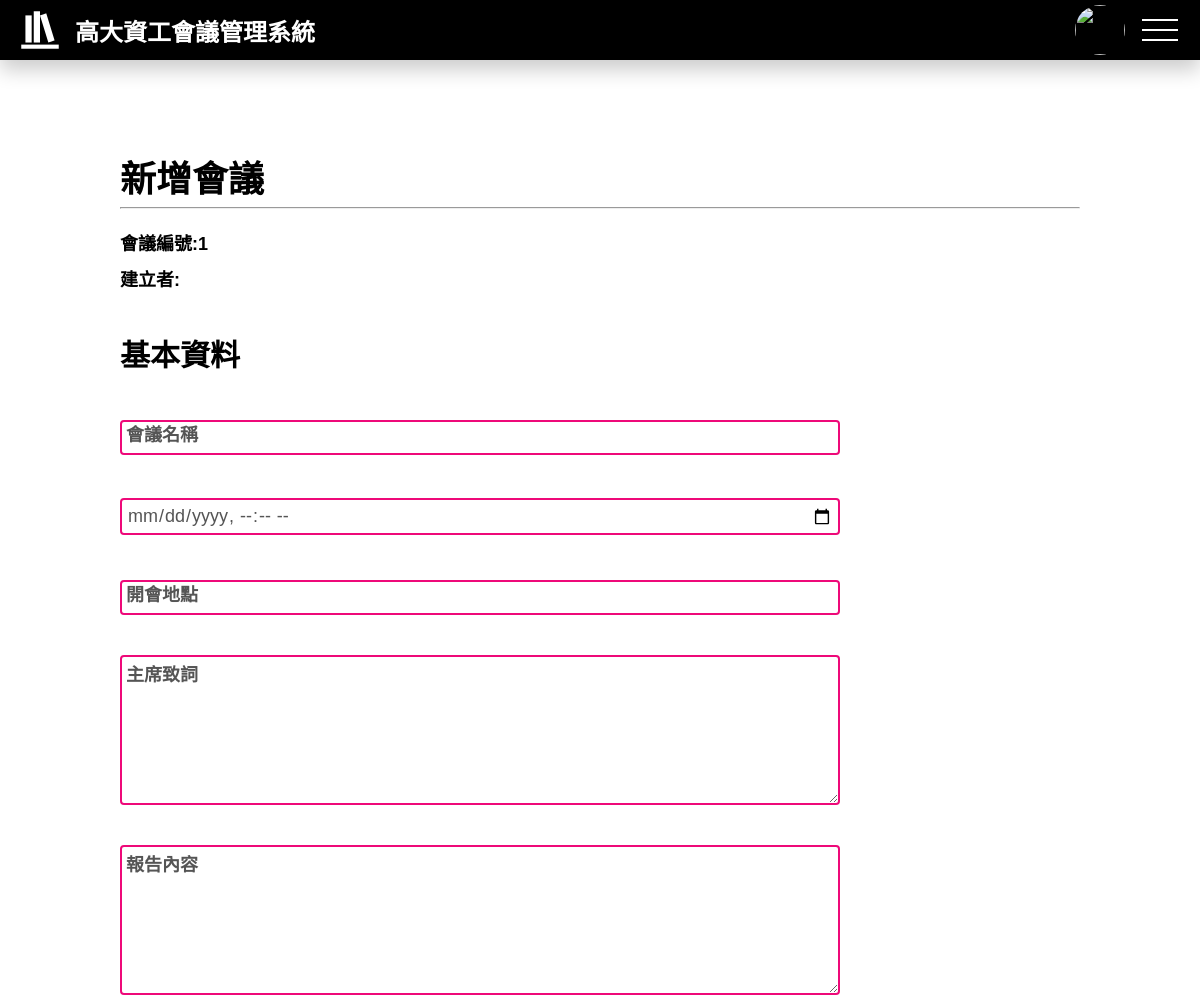
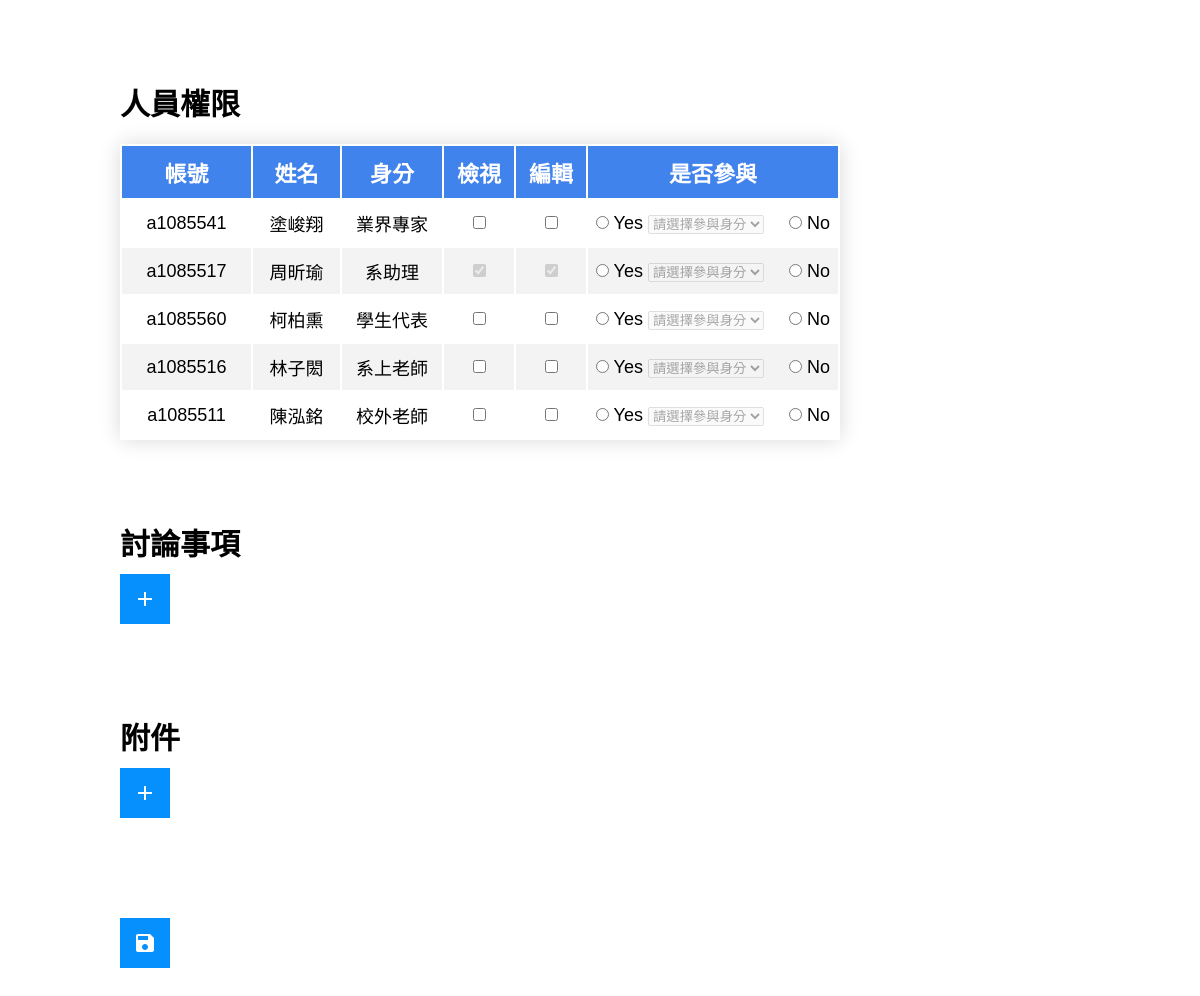
The page /edit_meeting.php on the database its author committed (2 pictures, top to bottom).
### edit_meeting.php (the view, shortened to what this page needs)
<!DOCTYPE html>
<html lang="zh-TW">
<head>
  <link rel="stylesheet" href="src/css/style.css">
  <link rel="stylesheet" href="src/css/edit_meeting.css">
</head>
<body>
  <?php
  include("components/navigation.php");
  include("src/php/sql_connect.inc.php");
  ?>
  <?php
  $select = $sql_qry->query("SELECT `會議編號` FROM `會議` ORDER BY `會議編號` DESC LIMIT 1 ;");
  $result = $select->fetch(PDO::FETCH_ASSOC);
  if ($result == NULL)
    $meeting_id = 1;
  else
    $meeting_id = $result["會議編號"] + 1;
  $select = $sql_qry->query("SELECT * FROM `使用者` ;");
  ?>
  <h2 id="page_title">新增會議</h2>
  <hr id="page_hr">
  <div id="main_container">
    <div id="number">會議編號:<?php echo $meeting_id ?> </div>
    <div id="creator">建立者: <?php echo $_SESSION["loginMember"]["姓名"] ?></div>
    <form action="src/php/add_meeting.php?meeting_id=<?php echo $meeting_id ?>" method="post" enctype="multipart/form-data">
      <div class="area_container">
        <h3>基本資料</h3>
        <div class="input_area">
          <input class="input" id="title" name="title" type="text" value="" required>
          <span class="label">會議名稱</span>
        </div>
        <div class="input_area">
          <input class="input" id="date" name="date" type="datetime-local" value="" required>
        </div>
        <div class="input_area">
          <input class="input" id="place" name="place" type="text" value="" required>
          <span class="label">開會地點</span>
        </div>
        <div class="text_area">
          <textarea class="input" id="chairman_speak" name="chairmanSpeak" value="" required></textarea>
          <span class="label">主席致詞</span>
        </div>
        <div class="text_area">
          <textarea class="input" id="meeting_content" name="meetingContent" value="" required></textarea>
          <span class="label">報告內容</span>
        </div>
      </div>
      <div class="area_container">
        <h3>人員權限</h3>
        <table>
          <thead>
            <tr>
              <th>帳號</th>
              <th>姓名</th>
              <th id="identity">身分</th>
              <th id="view">檢視</th>
              <th id="edit">編輯</th>
              <th id="append">是否參與</th>
            </tr>
          </thead>
          <tbody id="members">
            <?php
            while ($result = $select->fetch(PDO::FETCH_ASSOC)) {
              $member_unm = $result["使用者編號"];
            ?>
              <?php if ($result["身分"] != "系助理") : ?>
                <tr>
                  <td><?php echo $result["帳號"] ?></td>
                  <td><?php echo $result["姓名"] ?></td>
                  <td><?php echo $result["身分"] ?></td>
                  <td><input id="view<?php echo $member_unm ?>" name="view<?php echo $member_unm ?>" value="1" type="checkbox"></td>
                  <td><input id="edit<?php echo $member_unm ?>" name="edit<?php echo $member_unm ?>" value="1" type="checkbox"></td>
                  <td>
                    <input id="append<?php echo $member_unm ?>_yes" name="append<?php echo $member_unm ?>" type="radio" value="1">
                    <label>Yes</label>
                    <select id="role<?php echo $member_unm ?>" name="role<?php echo $member_unm ?>" disabled>
                      <option value="" selected disabled hidden>請選擇參與身分</option>
                    </select>
                    <input id="append<?php echo $member_unm ?>_no" name="append<?php echo $member_unm ?>" type="radio" value="0">
                    <label>No</label>
                  </td>
                </tr>
              <?php endif; ?>
              <?php if ($result["身分"] == "系助理") : ?>
                <tr>
                  <td><?php echo $result["帳號"] ?></td>
                  <td><?php echo $result["姓名"] ?></td>
                  <td><?php echo $result["身分"] ?></td>
                  <td><input id="view<?php echo $member_unm ?>" name="view<?php echo $member_unm ?>" type="checkbox" value="1" checked disabled></td>
                  <td><input id="edit<?php echo $member_unm ?>" name="edit<?php echo $member_unm ?>" type="checkbox" value="1" checked disabled></td>
                  <td>
                    <input id="append<?php echo $member_unm ?>_yes" name="append<?php echo $member_unm ?>" type="radio" value="1">
                    <label>Yes</label>
                    <select id="role<?php echo $member_unm ?>" name="role<?php echo $member_unm ?>" disabled>
                      <option value="" selected disabled hidden>請選擇參與身分</option>
                    </select>
                    <input id="append<?php echo $member_unm ?>_no" name="append<?php echo $member_unm ?>" type="radio" value="0">
                    <label>No</label>
                  </td>
                </tr>
              <?php endif; ?>
            <?php } ?>
          </tbody>
        </table>
      </div>
      <div class="area_container" id="discussion_container">
        <h3>討論事項</h3>
        <button class="btn" id="add_discussion_btn" type="button">
          <span class="material-icons">add</span>
        </button>
      </div>
      <div class="area_container">
        <h3>附件</h3>
        <button class="btn" id="add_attachment_btn" type="button">
          <span class="material-icons">add</span>
        </button>
      </div>
      <div class="area_container">
        <button class="btn" id="send_meeting_btn" name="sendMeetingBtn" type="submit">
          <span class="material-icons">save</span>
        </button>
      </div>
    </form>
  </div>
</body>
</html>

### src/css/style.css (style rules this page uses)
* { margin: 0; padding: 0; -webkit-box-sizing: border-box; box-sizing: border-box; font-family: 'Noto Sans TC', sans-serif; }
#page_title { margin: 150px 10vw 5px; font-size: 36px; }
#page_hr { margin: 0 10vw 20px; }
.btn { width: 50px; height: 50px; margin: 10px 0; position: relative; background-color: #0690fd; color: #fff; font-size: 24px; border: 0px; text-decoration: none; display: inline-block; cursor: pointer; -webkit-transition: 0.5s; transition: 0.5s; }
.btn .material-icons { width: 50px; height: 50px; position: absolute; top: 0; left: 0; display: -webkit-box; display: -ms-flexbox; display: flex; -webkit-box-pack: center; -ms-flex-pack: center; justify-content: center; -webkit-box-align: center; -ms-flex-align: center; align-items: center; }

### src/css/edit_meeting.css (style rules this page uses)
#main_container { margin: 0 10vw 100px; }
#main_container #number, #main_container #creator { margin-bottom: 10px; font-size: 18px; font-weight: bold; }
#main_container .area_container { margin-bottom: 80px; }
#main_container .area_container h3 { font-size: 30px; margin-top: 40px; }
#main_container .area_container .input_area { width: 60vw; min-width: 600px; max-width: 900px; height: 80px; position: relative; font-size: 16px; }
#main_container .area_container .text_area { width: 60vw; min-width: 600px; max-width: 900px; height: 190px; position: relative; font-size: 16px; }
#main_container .area_container .text_area .input { height: 150px; }
#main_container .area_container .input { width: 100%; padding: 5px; position: absolute; bottom: 0; left: 0; border: 1px solid #111; border-radius: 4px; color: #555; font-size: 18px; }
#main_container .area_container .input:invalid { border: 2px solid #ee0979; }
#main_container .area_container .label { z-index: 1; position: absolute; display: inline-block; top: 40px; left: 1px; padding: 5px; color: #555; -webkit-transition: 0.5s; transition: 0.5s; font-size: 18px; font-weight: bold; }
#main_container .area_container table { width: 60vw; min-width: 600px; max-width: 900px; margin-top: 20px; -webkit-box-shadow: 0 0 20px rgba(0, 0, 0, 0.15); box-shadow: 0 0 20px rgba(0, 0, 0, 0.15); text-align: center; }
#main_container .area_container table th, #main_container .area_container table td { padding: 10px 0; }
#main_container .area_container table thead tr { background-color: #4183ec; color: #ffffff; font-size: 22px; font-weight: bold; }
#main_container .area_container table thead #identity { width: 100px; }
#main_container .area_container table thead #view, #main_container .area_container table thead #edit { width: 70px; }
#main_container .area_container table thead #append { width: 250px; }
#main_container .area_container table tbody tr { border-bottom: 1px solid #dddddd; font-size: 18px; }
#main_container .area_container table tbody tr:nth-of-type(even) { background-color: #f3f3f3; }

### rows shown on the page
使用者: 帳號 "a1085541", 姓名 "塗峻翔", 身分 "業界專家"
使用者: 帳號 "a1085517", 姓名 "周昕瑜", 身分 "系助理"
使用者: 帳號 "a1085560", 姓名 "柯柏熏", 身分 "學生代表"
使用者: 帳號 "a1085516", 姓名 "林子閎", 身分 "系上老師"
使用者: 帳號 "a1085511", 姓名 "陳泓銘", 身分 "校外老師"

### other values the page prints
$meeting_id "1"
